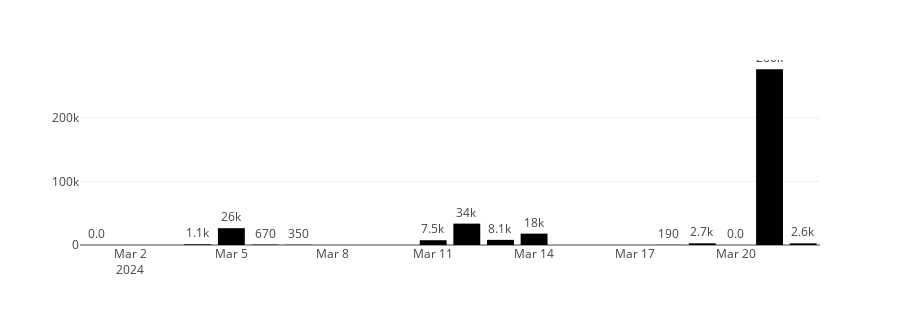

Notebook code for this chart:
### Code cell
### check level_1 daily

l1_bar_df = level_1.groupby('completed_date')['usd'].sum().reset_index().set_index('completed_date')
l1_bar_df =round(l1_bar_df[l1_bar_df.index>'2024-02-29']).sort_index()

level_1_bar = px.bar(l1_bar_df,
                     y='usd',
                     labels={'usd':'',
                             'completed_date':''},
                     height=325,
                     text_auto=",.2s").update_traces(textposition='outside')

level_1_bar.show()

### Figure 1 — Plotly figure (JSON) as saved in the notebook; plotly's stock layout.template omitted (floating-point values rounded to 4 significant figures)
{"data": [{"alignmentgroup": "True", "hovertemplate": "=%{y}<extra></extra>", "legendgroup": "", "marker": {"color": "#000001", "pattern": {"shape": ""}}, "name": "", "offsetgroup": "", "orientation": "v", "showlegend": false, "textposition": "outside", "texttemplate": "%{y:,.2s}", "type": "bar", "x": ["2024-03-01T00:00:00", "2024-03-04T00:00:00", "2024-03-05T00:00:00", "2024-03-06T00:00:00", "2024-03-07T00:00:00", "2024-03-11T00:00:00", "2024-03-12T00:00:00", "2024-03-13T00:00:00", "2024-03-14T00:00:00", "2024-03-18T00:00:00", "2024-03-19T00:00:00", "2024-03-20T00:00:00", "2024-03-21T00:00:00", "2024-03-22T00:00:00"], "xaxis": "x", "y": [0, 1085, 26465, 665, 350, 7501, 33635, 8062, 17869, 186, 2661, 0, 276642, 2598], "yaxis": "y"}], "layout": {"barmode": "relative", "height": 325, "legend": {"tracegroupgap": 0}, "margin": {"t": 60}, "xaxis": {"anchor": "y", "domain": [0, 1], "title": {"text": ""}}, "yaxis": {"anchor": "x", "domain": [0, 1], "title": {"text": ""}}}}
